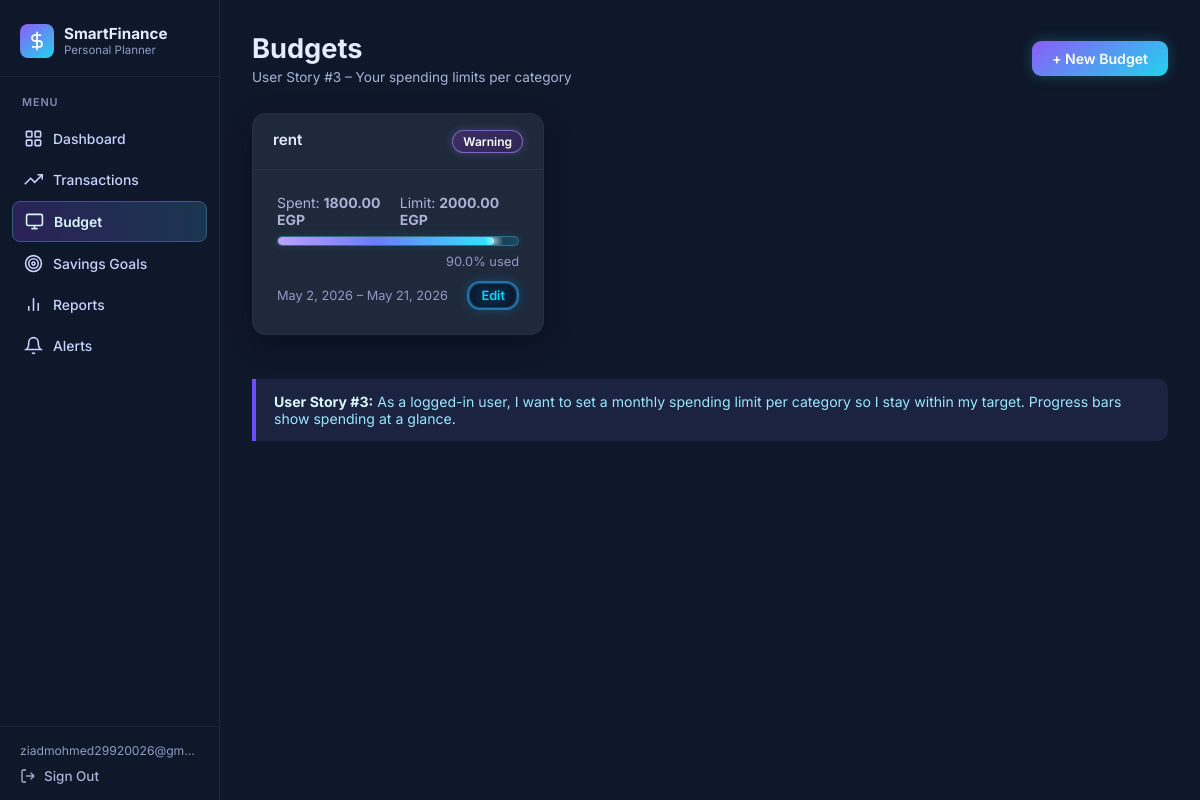
Screenshot of /budgets/ (signed in) with the database file from the repository.
### budget/models.py (models this page shows, shortened)
class Budget(models.Model):
    user            = models.ForeignKey(User, on_delete=models.CASCADE)
    category        = models.CharField(max_length=100)
    limit_amount    = models.DecimalField(max_digits=10, decimal_places=2)
    spent_amount    = models.DecimalField(max_digits=10, decimal_places=2, default=0)
    alert_threshold = models.IntegerField(default=90)  # warn at this % of the limit
    start_date      = models.DateField()
    end_date        = models.DateField()
    def get_percentage(self):
        if self.limit_amount == 0:
            return 0
        return round((self.spent_amount / self.limit_amount) * 100, 1)
    def check_limit(self):
        if self.limit_amount == 0:
            return 'ok'
        pct = (self.spent_amount / self.limit_amount) * 100
        if pct >= 100:
            return 'exceeded'
        elif pct >= self.alert_threshold:
            return 'warning'
        return 'ok'
    class Meta:
        ordering = ['category']

### budget/views.py (the view)
# urls.py: path('budgets/',              views.budget_list_view,   name='budget_list'),
@login_required
def budget_list_view(request):
    budgets = Budget.objects.filter(user=request.user)
    return render(request, 'budget/budget_list.html', {'budgets': budgets})

### budget/templates/budget/budget_list.html (shortened to what this page needs)
{% extends 'budget/base.html' %}
{% block content %}
<div class="page-header">
    <div>
        <h2>Budgets</h2>
        <p>User Story #3 – Your spending limits per category</p>
    </div>
    <a href="{% url 'create_budget' %}" class="btn btn-primary">+ New Budget</a>
</div>
{% if budgets %}
    <div class="grid-3">
        {% for b in budgets %}
        <div class="card">
            <div class="card-header" style="display:flex; justify-content:space-between;">
                <span>{{ b.category }}</span>
                {% if b.check_limit == 'exceeded' %}
                    <span class="badge badge-red">Exceeded!</span>
                {% elif b.check_limit == 'warning' %}
                    <span class="badge badge-orange">Warning</span>
                {% else %}
                    <span class="badge badge-green">OK</span>
                {% endif %}
            </div>
            <div class="card-body">
                <div style="display:flex; justify-content:space-between; margin-bottom:8px;">
                    <span style="font-size:0.875rem; color:#a8b3d6;">
                        Spent: <strong>{{ b.spent_amount }} EGP</strong>
                    </span>
                    <span style="font-size:0.875rem; color:#a8b3d6;">
                        Limit: <strong>{{ b.limit_amount }} EGP</strong>
                    </span>
                </div>
                <div class="progress-wrap" style="margin-bottom:8px;">
                    {% if b.check_limit == 'exceeded' %}
                        <div class="progress-bar progress-red"
                             data-width="{{ b.get_percentage }}"></div>
                    {% elif b.check_limit == 'warning' %}
                        <div class="progress-bar progress-yellow"
                             data-width="{{ b.get_percentage }}"></div>
                    {% else %}
                        <div class="progress-bar progress-green"
                             data-width="{{ b.get_percentage }}"></div>
                    {% endif %}
                </div>
                <div style="text-align:right; font-size:0.8rem; color:#8f9bc4; margin-bottom:12px;">
                    {{ b.get_percentage }}% used
                </div>
                <div style="display:flex; justify-content:space-between; align-items:center; font-size:0.8rem; color:#8f9bc4;">
                    <span>{{ b.start_date }} – {{ b.end_date }}</span>
                    <a href="{% url 'edit_budget' b.id %}" class="btn btn-sm btn-cyan-neo">Edit</a>
                </div>
            </div>
        </div>
        {% endfor %}
    </div>
{% endif %}
<div class="info-box">
    <strong>User Story #3:</strong> As a logged-in user, I want to set a monthly spending limit
    per category so I stay within my target. Progress bars show spending at a glance.
</div>
{% endblock %}

### budget/templates/budget/base.html (shortened to what this page needs)
<!DOCTYPE html>
<html lang="en">
<head>
</head>
<body>
{% if user.is_authenticated %}
<aside class="sidebar">
    <div class="sidebar-brand">
        <div class="brand-icon">
            <svg viewBox="0 0 24 24" fill="none" stroke="currentColor" stroke-width="2">
                <line x1="12" y1="1" x2="12" y2="23"/><path d="M17 5H9.5a3.5 3.5 0 0 0 0 7h5a3.5 3.5 0 0 1 0 7H6"/>
            </svg>
        </div>
        <div class="brand-text">
            <div class="brand-name">SmartFinance</div>
            <div class="brand-sub">Personal Planner</div>
        </div>
    </div>
    <nav class="sidebar-nav">
        <div class="nav-section-label">Menu</div>
        <a href="{% url 'dashboard' %}"
           class="nav-item {% if request.resolver_match.url_name == 'dashboard' %}active{% endif %}">
            <svg class="nav-icon" viewBox="0 0 24 24" fill="none" stroke="currentColor" stroke-width="2">
                <rect x="3" y="3" width="7" height="7" rx="1"/><rect x="14" y="3" width="7" height="7" rx="1"/>
                <rect x="14" y="14" width="7" height="7" rx="1"/><rect x="3" y="14" width="7" height="7" rx="1"/>
            </svg>
            Dashboard
        </a>
        <a href="{% url 'transaction_list' %}"
           class="nav-item {% if request.resolver_match.url_name == 'transaction_list' or request.resolver_match.url_name == 'add_transaction' %}active{% endif %}">
            <svg class="nav-icon" viewBox="0 0 24 24" fill="none" stroke="currentColor" stroke-width="2">
                <polyline points="23 6 13.5 15.5 8.5 10.5 1 18"/><polyline points="17 6 23 6 23 12"/>
            </svg>
            Transactions
        </a>
        <a href="{% url 'budget_list' %}"
           class="nav-item {% if request.resolver_match.url_name == 'budget_list' or request.resolver_match.url_name == 'create_budget' %}active{% endif %}">
            <svg class="nav-icon" viewBox="0 0 24 24" fill="none" stroke="currentColor" stroke-width="2">
                <rect x="2" y="3" width="20" height="14" rx="2"/><line x1="8" y1="21" x2="16" y2="21"/>
                <line x1="12" y1="17" x2="12" y2="21"/>
            </svg>
            Budget
        </a>
        <a href="{% url 'goals' %}"
           class="nav-item {% if request.resolver_match.url_name == 'goals' or request.resolver_match.url_name == 'contribute' %}active{% endif %}">
            <svg class="nav-icon" viewBox="0 0 24 24" fill="none" stroke="currentColor" stroke-width="2">
                <circle cx="12" cy="12" r="10"/><circle cx="12" cy="12" r="6"/><circle cx="12" cy="12" r="2"/>
            </svg>
            Savings Goals
        </a>
        <a href="{% url 'reports' %}"
           class="nav-item {% if request.resolver_match.url_name == 'reports' %}active{% endif %}">
            <svg class="nav-icon" viewBox="0 0 24 24" fill="none" stroke="currentColor" stroke-width="2">
                <line x1="18" y1="20" x2="18" y2="10"/><line x1="12" y1="20" x2="12" y2="4"/>
                <line x1="6" y1="20" x2="6" y2="14"/>
            </svg>
            Reports
        </a>
        <a href="{% url 'alerts' %}"
           class="nav-item {% if request.resolver_match.url_name == 'alerts' %}active{% endif %}">
            <svg class="nav-icon" viewBox="0 0 24 24" fill="none" stroke="currentColor" stroke-width="2">
                <path d="M18 8A6 6 0 0 0 6 8c0 7-3 9-3 9h18s-3-2-3-9"/>
                <path d="M13.73 21a2 2 0 0 1-3.46 0"/>
            </svg>
            Alerts
        </a>
    </nav>
    <div class="sidebar-footer">
        <div class="sidebar-user-name">{{ user.email|default:user.username }}</div>
        <a href="{% url 'logout' %}" class="sidebar-signout">
            <svg width="16" height="16" viewBox="0 0 24 24" fill="none" stroke="currentColor" stroke-width="2">
                <path d="M9 21H5a2 2 0 0 1-2-2V5a2 2 0 0 1 2-2h4"/>
                <polyline points="16 17 21 12 16 7"/><line x1="21" y1="12" x2="9" y2="12"/>
            </svg>
            Sign Out
        </a>
    </div>
</aside>
<div class="main-wrapper">
{% endif %}
<main>
    {% block content %}{% endblock %}
</main>
{% if user.is_authenticated %}
</div>
{% else %}
</div>
{% endif %}
</body>
</html>

### rows the page displays
Budget: category "rent", alert_threshold "Warning", spent_amount "1800.00", limit_amount "2000.00", get_percentage "90.0", start_date "May 2, 2026", end_date "May 21, 2026"

### other values shown
{{ user.email|default:user.username }} "ziadmohmed29920026@gm…"
